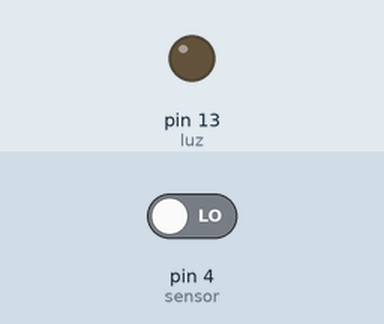
Simulated run of this sketch. Board: Arduino Uno, built with avr-gcc and run on an emulated ATmega328P. Shown: output pins drawn as LEDs (lit = HIGH). The inputs (shaded band) are chosen by the test bench; at power-on: pin 4 (sensor) LOW.

Above: at 1.2 s.
1.3 s: pin 4 (sensor) driven HIGH
At 2.5 s:
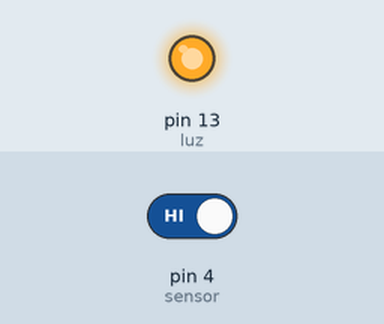
Timing chart, 0 to 4.3 s (numbered marks = the images above; inputs shaded):
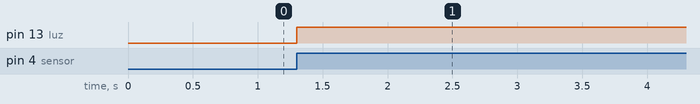

Measured:
- after the input at 1.3 s, pin 13 (luz): LOW → HIGH at once

The sketch:

detectormovimento.ino
```cpp
// C++ code
//
int luz = 13;
int sensor = 4;
int state = 0;
void setup()
{
  pinMode(luz, OUTPUT);
  pinMode(sensor,INPUT);
}

void loop()
{
  state = digitalRead(sensor);
  if(state == HIGH){
   digitalWrite(luz, HIGH);
   delay(7000);
  }
  else{
   digitalWrite(luz, LOW);
  }
  delay(100);
}
```
